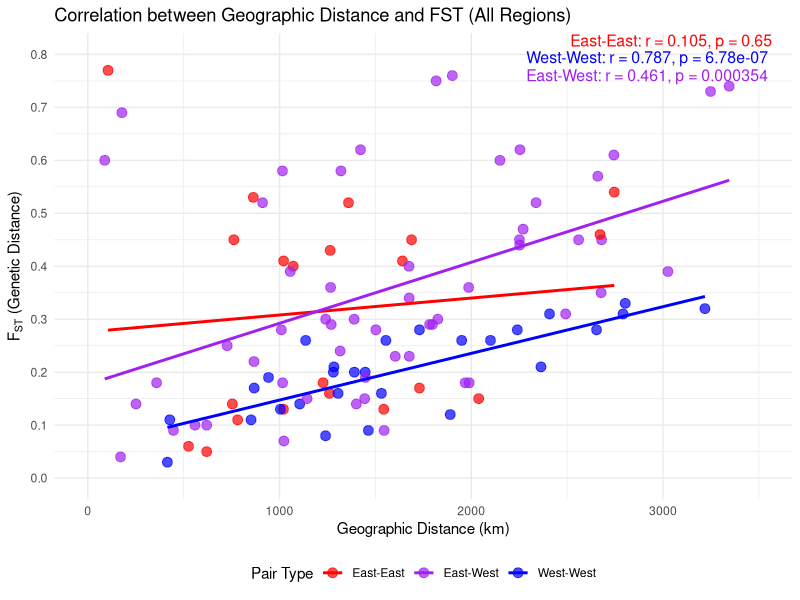
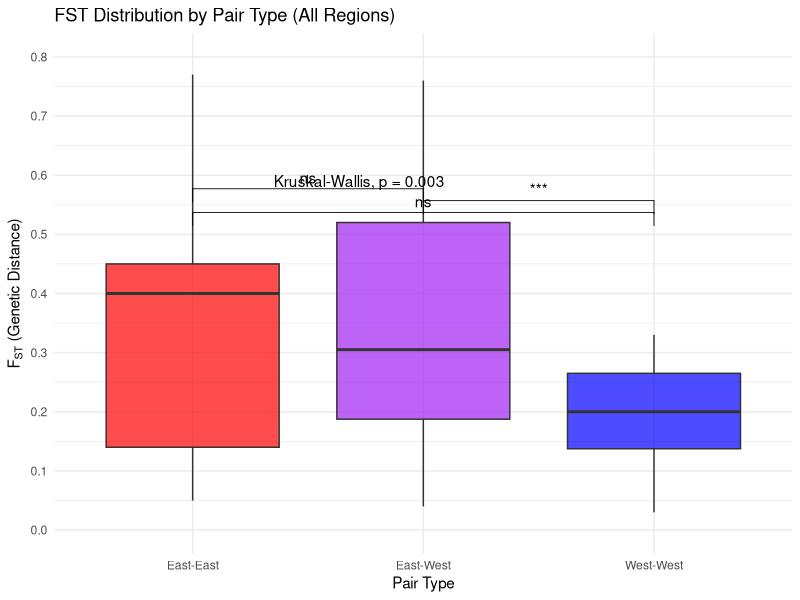

Write R code to recreate these figures, in order.
# Load required libraries
library(geosphere)
library(ggplot2)
library(dplyr)
library(reshape2)
library(ggpubr)  # For statistical annotations

# 1. Load FST matrix (full dataset)
fst_data <- read.table(text = "Region NOR-KOF NOR-TRO Iceland NOR-CW NOR-CE NOR-SW NOR-SE Finland Lithuania Britain Germany Croatia Italy IBE-NE
NOR-ALT 0.77 0.69 0.76 0.58 0.53 0.62 0.52 0.40 0.45 0.62 0.52 0.54 0.61 0.74
NOR-KOF NA 0.60 0.75 0.52 0.45 0.58 0.43 0.41 0.41 0.60 0.45 0.46 0.57 0.73
NOR-TRO NA NA 0.28 0.17 0.25 0.20 0.30 0.39 0.40 0.26 0.28 0.35 0.28 0.32
Iceland NA NA NA 0.20 0.28 0.20 0.34 0.44 0.45 0.26 0.31 0.39 0.31 0.33
NOR-CW NA NA NA NA 0.04 0.03 0.09 0.22 0.24 0.08 0.09 0.18 0.12 0.21
NOR-CE NA NA NA NA NA 0.10 0.06 0.14 0.16 0.14 0.09 0.15 0.18 0.31
NOR-SW NA NA NA NA NA NA 0.14 0.28 0.29 0.11 0.14 0.23 0.16 0.26
NOR-SE NA NA NA NA NA NA NA 0.11 0.13 0.18 0.07 0.13 0.19 0.36
Finland NA NA NA NA NA NA NA NA 0.05 0.29 0.15 0.17 0.29 0.45
Lithuania NA NA NA NA NA NA NA NA NA 0.30 0.15 0.18 0.30 0.47
Britain NA NA NA NA NA NA NA NA NA NA 0.13 0.23 0.16 0.21
Germany NA NA NA NA NA NA NA NA NA NA NA 0.10 0.11 0.26
Croatia NA NA NA NA NA NA NA NA NA NA NA NA 0.18 0.36
Italy NA NA NA NA NA NA NA NA NA NA NA NA NA 0.19", 
                       header = TRUE, row.names = 1, check.names = FALSE)

# Define all 15 FST regions
fst_regions <- c("NOR-ALT", "NOR-KOF", "NOR-TRO", "Iceland", "NOR-CW", "NOR-CE", 
                 "NOR-SW", "NOR-SE", "Finland", "Lithuania", "Britain", "Germany", 
                 "Croatia", "Italy", "IBE-NE")
n <- length(fst_regions)  # 15

# 2. Load GPS coordinates (same as before, no changes needed)
gps_data <- read.table(text = "Latitude Longitude Region
47.0539432	13.0999286	Austria
44.770848	15.652355	Croatia
45.890571	15.963867	Croatia
45.888792	15.930374	Croatia
45.838877	15.598735	Croatia
45.687132	15.381353	Croatia
50.8685896	14.2971467	Czech_with_germany
55.5703	9.7466	Denmark
55.214605	11.4641154	Denmark
43.3099	−4.4697	IBE-NW
41.6176	0.62	IBE-NE
42.6712	0.9798	IBE-NE
43.5339	−6.5271	IBE-NW
43.1344	−4.888	IBE-NW
43.1425	−4.938	IBE-NW
43.0697	−5.0328	IBE-NW
41.5212	0.3531	IBE-NE
43.2504	−5.9833	IBE-NW
37.7796	−3.7849	IBE-S
40.2938	−5.0091	IBE-S
37.2614	−6.9447	IBE-S
37.891	−6.5609	IBE-S
42.5076	−0.6732	IBE-NE
42.8117	−1.6483	IBE-NE
42.6469	0.0349	IBE-NE
42.7383	−0.75	IBE-NE
42.6496	1.0347	IBE-NE
42.7557	−0.829	IBE-NE
60.4867	22.1534	Finland
60.7196	24.6824	Finland
60.3431	25.6795	Finland
60.4775	24.8444	Finland
60.1949	21.3349	Finland
60.5367	21.8766	Finland
60.2	21.4	Finland
60.15	21.59	Finland
60.2292	25.0233	Finland
60.7262	21.9093	Finland
60.4051	25.1562	Finland
60.4039	23.1252	Finland
60.627	25.8153	Finland
60.356	22.9651	Finland
60.1061	23.6782	Finland
60.0673	23.2879	Finland
60.2076	23.8066	Finland
60.4651	25.5254	Finland
61.8	29.3	Finland
59.8428	23.2446	Finland
60.3706	22.9796	Finland
60.0824	24.1592	Finland
42.0396042	9.0128926	France
48.801407	2.130122	France
50.015654	2.6973567	France
48.42353	7.66326	France
51.8236	11.2866	Germany
47.5557	10.0225	Germany
47.96666667	7.83333333	Germany
50.5833	8.65	Germany
50.6520515	9.1624376	Germany
50.5287	8.6842	Germany
51.1583	13.6814	Germany
51.4192	11.128	Germany
50.9847	11.3225	Germany
49.7853	11.3606	Germany
47.5857	10.5587	Germany
50.58	13	Germany
47.80331	8.0369	Germany
64.010806	−20.98075	Iceland
64.759279	−21.593767	Iceland
65.950069	−19.487877	Iceland
63.96063	−22.398191	Iceland
63.84166667	−18.59305556	Iceland
63.89777778	−18.05777778	Iceland
64.16555556	−17.74861111	Iceland
63.972315	−16.839655	Iceland
65.833333	−23.183333	Iceland
66.00507	−16.49788	Iceland
63.998806	−19.960389	Iceland
64.01325	−19.890556	Iceland
64.0695	−19.855722	Iceland
64.073472	−19.843444	Iceland
64.524833	−21.441028	Iceland
65.350694	−20.223972	Iceland
64.735431	−22.041482	Iceland
65.756178	−19.538124	Iceland
45.94	10.81	Italy
46.0137	11.0507	Italy
46.0346	11.018	Italy
46.0493	11.1957	Italy
46.027	10.9988	Italy
45.8709	10.7848	Italy
45.8843	10.8065	Italy
45.7526	10.8644	Italy
45.8266	10.9649	Italy
46.4741	11.7472	Italy
46.541592	11.71958	Italy
45.94001	10.81001	Italy
46.1279	11.2462	Italy
46.0166	11.2653	Italy
46.129173	11.360766	Italy
46.06118	11.2474	Italy
46.22	11.26	Italy
45.94002	10.81002	Italy
46.2398	11.236	Italy
46.2622	11.2709	Italy
46.275	11.2818	Italy
46.00564	11.084477	Italy
46.01371	11.05071	Italy
54.7976	25.3484	Lithuania
54.8921	24.1482	Lithuania
54.5729	24.6722	Lithuania
55.1526	25.8115	Lithuania
55.0938	26.0724	Lithuania
54.986	25.8061	Lithuania
54.6401	23.9624	Lithuania
69.9166	23.0001	NOR-ALT
70.1848	23.3726	NOR-ALT
59.381794	10.690076	NOR-SE
59.59135	5.1946	NOR-SW
59.032518	10.170094	NOR-SE
58.930892	9.595861	NOR-SE
69.5248	18.3752	NOR-TRO
59.262005	10.468178	NOR-SE
58.9323	9.53672	NOR-SE
58.783	9.2872	NOR-SE
68.7719	16.1878	NOR-LOF
59.0277	9.8772	NOR-SE
69.522	18.1593	NOR-TRO
58.494892	8.856994	NOR-SE
59.79135	5.522733	NOR-SW
59.772483	5.453716	NOR-SW
59.043257	9.689636	NOR-SE
63.341872	10.57585	NOR-CE
69.5359	20.3805	NOR-KOF
67.337324	15.564511	NOR-LOF
59.20753	10.93096	NOR-SE
59.168331	10.452577	NOR-SE
59.246213	10.405009	NOR-SE
63.33377	8.4582	NOR-CW
63.76167	11.60241	NOR-CE
63.80575	11.55992	NOR-CE
69.5274	20.3724	NOR-KOF
59.14931	11.125367	NOR-SE
63.902971	11.301787	NOR-CE
64.142987	11.276353	NOR-CE
62.913976	8.184851	NOR-CW
62.8904	8.5369	NOR-CW
69.47826	20.88754	NOR-KOF
58.91914	5.99499	NOR-SW
59.471639	6.25971	NOR-SW
62.28653	6.95902	NOR-CW
68.59102	14.867667	NOR-LOF
62.7346	7.0793	NOR-CW
59.325385	10.685341	NOR-SE
69.4451	20.949	NOR-KOF
59.382854	10.652894	NOR-SE
63.446121	11.349706	NOR-CE
63.692608	10.287903	NOR-CW
69.4256	20.9715	NOR-KOF
58.6469	9.1179	NOR-SE
63.132352	10.326228	NOR-CE
59.1406	6.0383	NOR-SW
68.80165	17.2212	NOR-LOF
69.90233	21.89166	NOR-ALT
70.0301	22.0653	NOR-ALT
69.9395	23.0964	NOR-ALT
70.0227	22.0173	NOR-ALT
70.1671	24.7561	NOR-POR
69.8537	25.051	NOR-POR
64.5	11.58	NOR-CE
69.694624	18.732784	NOR-TRO
69.691734	18.703207	NOR-TRO
69.530278	18.380833	NOR-TRO
69.9396	23.0971	NOR-ALT
69.783889	18.538889	NOR-TRO
70.0226	23.5595	NOR-ALT
70.0265	23.4942	NOR-ALT
70.0273	23.3874	NOR-ALT
70.0324	23.4012	NOR-ALT
70.1585	23.2781	NOR-ALT
38.7984	−9.38811	IBE-S
38.8	−9.383333333	IBE-S
46.77728792	23.55904282	Romania
62.268	33.982	Karelia
52.2869741	104.3050183	RUS-SIB
51.942186	85.9719355	RUS-SIB
NA	NA	RUS-SIB
58.370161	42.408667	Russia
58.391672	42.584989	Russia
58.514017	41.494	Russia
46.1904614	7.5449226	Switzerland
57.8954	−5.1613	Britain
51.484547	−1.026138	Britain
54.7331	−3.2105	Britain
50.2451	−3.77663	Britain
54.466609	−3.016579	Britain
54.6014	−3.3197	Britain
54.7261	−3.2176	Britain
51.8757	−4.9392	Britain
57.5667	−3.8833	Britain
54.565379	−3.136706	Britain
51.4845	−1.0261	Britain
", header = TRUE)

# Ensure Latitude and Longitude are numeric and filter NA
gps_data <- gps_data %>%
  mutate(Latitude = as.numeric(Latitude), Longitude = as.numeric(Longitude)) %>%
  filter(!is.na(Latitude) & !is.na(Longitude))

# 3. Define coordinates for all 15 FST regions
fst_coords <- data.frame(
  Region = fst_regions,
  Latitude = c(
    mean(gps_data$Latitude[gps_data$Region == "NOR-ALT"], na.rm = TRUE),
    mean(gps_data$Latitude[gps_data$Region == "NOR-KOF"], na.rm = TRUE),
    mean(gps_data$Latitude[gps_data$Region == "NOR-TRO"], na.rm = TRUE),
    64.5,  # Iceland
    mean(gps_data$Latitude[gps_data$Region == "NOR-CW"], na.rm = TRUE),
    mean(gps_data$Latitude[gps_data$Region == "NOR-CE"], na.rm = TRUE),
    mean(gps_data$Latitude[gps_data$Region == "NOR-SW"], na.rm = TRUE),
    mean(gps_data$Latitude[gps_data$Region == "NOR-SE"], na.rm = TRUE),
    mean(gps_data$Latitude[gps_data$Region == "Finland"], na.rm = TRUE),
    mean(gps_data$Latitude[gps_data$Region == "Lithuania"], na.rm = TRUE),
    53.5,  # Britain
    mean(gps_data$Latitude[gps_data$Region == "Germany"], na.rm = TRUE),
    mean(gps_data$Latitude[gps_data$Region == "Croatia"], na.rm = TRUE),
    mean(gps_data$Latitude[gps_data$Region == "Italy"], na.rm = TRUE),
    mean(gps_data$Latitude[gps_data$Region == "IBE-NE"], na.rm = TRUE)
  ),
  Longitude = c(
    mean(gps_data$Longitude[gps_data$Region == "NOR-ALT"], na.rm = TRUE),
    mean(gps_data$Longitude[gps_data$Region == "NOR-KOF"], na.rm = TRUE),
    mean(gps_data$Longitude[gps_data$Region == "NOR-TRO"], na.rm = TRUE),
    -20.0,  # Iceland
    mean(gps_data$Longitude[gps_data$Region == "NOR-CW"], na.rm = TRUE),
    mean(gps_data$Longitude[gps_data$Region == "NOR-CE"], na.rm = TRUE),
    mean(gps_data$Longitude[gps_data$Region == "NOR-SW"], na.rm = TRUE),
    mean(gps_data$Longitude[gps_data$Region == "NOR-SE"], na.rm = TRUE),
    mean(gps_data$Longitude[gps_data$Region == "Finland"], na.rm = TRUE),
    mean(gps_data$Longitude[gps_data$Region == "Lithuania"], na.rm = TRUE),
    -3.0,  # Britain
    mean(gps_data$Longitude[gps_data$Region == "Germany"], na.rm = TRUE),
    mean(gps_data$Longitude[gps_data$Region == "Croatia"], na.rm = TRUE),
    mean(gps_data$Longitude[gps_data$Region == "Italy"], na.rm = TRUE),
    mean(gps_data$Longitude[gps_data$Region == "IBE-NE"], na.rm = TRUE)
  )
)

# 4. Compute pairwise geographic distances
distance_matrix <- matrix(NA, n, n, dimnames = list(fst_regions, fst_regions))
for (i in 1:n) {
  for (j in 1:n) {
    if (i != j) {
      distance_matrix[i, j] <- distHaversine(
        c(fst_coords$Longitude[i], fst_coords$Latitude[i]),
        c(fst_coords$Longitude[j], fst_coords$Latitude[j])
      ) / 1000  # Convert meters to kilometers
    }
  }
}

distances <- as.data.frame(as.table(distance_matrix)) %>%
  filter(!is.na(Freq)) %>%
  rename(Region1 = Var1, Region2 = Var2, Distance = Freq)

# 5. Convert FST matrix to long format
fst_long <- melt(as.matrix(fst_data), na.rm = TRUE) %>%
  rename(Region1 = Var1, Region2 = Var2, FST = value)

# 6. Merge FST and distance data
fst_dist_data <- full_join(fst_long, distances, by = c("Region1", "Region2")) %>%
  filter(!is.na(FST) & !is.na(Distance))

# 7. Define East/West classification for all 15 regions
region_direction <- data.frame(
  Region = fst_regions,
  Direction = c("east", "east", "west", "west", "west", "east", "west", "east", 
                "east", "east", "west", "west", "east", "west", "west")
)

# Add direction to fst_dist_data
fst_dist_data <- fst_dist_data %>%
  left_join(region_direction, by = c("Region1" = "Region")) %>%
  rename(Direction1 = Direction) %>%
  left_join(region_direction, by = c("Region2" = "Region")) %>%
  rename(Direction2 = Direction) %>%
  mutate(Pair_Type = case_when(
    Direction1 == "east" & Direction2 == "east" ~ "East-East",
    Direction1 == "west" & Direction2 == "west" ~ "West-West",
    TRUE ~ "East-West"
  ))

# 8. Compute correlations for each group
east_pairs <- fst_dist_data %>% filter(Pair_Type == "East-East")
west_pairs <- fst_dist_data %>% filter(Pair_Type == "West-West")
east_west_pairs <- fst_dist_data %>% filter(Pair_Type == "East-West")

cor_east <- cor.test(east_pairs$Distance, east_pairs$FST, method = "pearson")
cor_west <- cor.test(west_pairs$Distance, west_pairs$FST, method = "pearson")
cor_east_west <- cor.test(east_west_pairs$Distance, east_west_pairs$FST, method = "pearson")

# Extract correlation coefficients and p-values
cor_east_r <- round(cor_east$estimate, 3)
cor_east_p <- format.pval(cor_east$p.value, digits = 3)
cor_west_r <- round(cor_west$estimate, 3)
cor_west_p <- format.pval(cor_west$p.value, digits = 3)
cor_east_west_r <- round(cor_east_west$estimate, 3)
cor_east_west_p <- format.pval(cor_east_west$p.value, digits = 3)

# Create labels
east_label <- paste("East-East: r = ", cor_east_r, ", p = ", cor_east_p, sep = "")
west_label <- paste("West-West: r = ", cor_west_r, ", p = ", cor_west_p, sep = "")
east_west_label <- paste("East-West: r = ", cor_east_west_r, ", p = ", cor_east_west_p, sep = "")

# 9. Scatter plot with colored points and separate regression lines
scatter_plot <- ggplot(fst_dist_data, aes(x = Distance, y = FST, color = Pair_Type)) +
  geom_point(size = 3, alpha = 0.7) +
  geom_smooth(method = "lm", aes(color = Pair_Type), size = 1, se = FALSE) +
  scale_color_manual(values = c("East-East" = "red", "West-West" = "blue", "East-West" = "purple")) +
  scale_x_continuous(limits = c(0, 3500)) +  # X-axis from 0 to 3500 km
  scale_y_continuous(breaks = seq(0, 0.8, 0.1), limits = c(0, 0.8)) +  # Y-axis from 0 to 0.6, 0.1 increments
  labs(title = "Correlation between Geographic Distance and FST (All Regions)",
       x = "Geographic Distance (km)",
       y = expression(F[ST] * " (Genetic Distance)"),
       color = "Pair Type") +
  annotate("text", x = Inf, y = Inf, label = east_label, hjust = 1.1, vjust = 1.1, size = 4, color = "red") +
  annotate("text", x = Inf, y = Inf, label = west_label, hjust = 1.1, vjust = 2.5, size = 4, color = "blue") +
  annotate("text", x = Inf, y = Inf, label = east_west_label, hjust = 1.1, vjust = 4.0, size = 4, color = "purple") +
  theme_minimal() +
  theme(legend.position = "bottom")

# Save the scatter plot
ggsave("fst_isolation_by_distance_all_regions_6_6.pdf", plot = scatter_plot, width = 6, height = 6, dpi = 300)

# 10. Statistical test for differences in FST between groups
kruskal_test <- kruskal.test(FST ~ Pair_Type, data = fst_dist_data)
pairwise_wilcox <- pairwise.wilcox.test(fst_dist_data$FST, fst_dist_data$Pair_Type, 
                                        p.adjust.method = "bonferroni")

# Print test results
cat("Kruskal-Wallis test for overall differences:\n")
print(kruskal_test)
cat("Pairwise Wilcoxon tests with Bonferroni correction:\n")
print(pairwise_wilcox)

# Prepare comparisons for annotation
comparisons <- list(c("East-East", "West-West"), 
                    c("East-West", "West-West"), 
                    c("East-East", "East-West"))

# 11. Boxplot of FST values by group with significance
box_plot <- ggplot(fst_dist_data, aes(x = Pair_Type, y = FST, fill = Pair_Type)) +
  geom_boxplot(alpha = 0.7) +
  scale_fill_manual(values = c("East-East" = "red", "West-West" = "blue", "East-West" = "purple")) +
  scale_y_continuous(breaks = seq(0, 0.8, 0.1), limits = c(0, 0.8)) +  # Y-axis from 0 to 0.6, 0.1 increments
  labs(title = "FST Distribution by Pair Type (All Regions)",
       x = "Pair Type",
       y = expression(F[ST] * " (Genetic Distance)"),
       fill = "Pair Type") +
  theme_minimal() +
  theme(legend.position = "none") +
  stat_compare_means(method = "kruskal.test", label.y = 0.58, label.x = 1.5) +  # Overall Kruskal p-value
  stat_compare_means(aes(group = Pair_Type), method = "wilcox.test", 
                     label = "p.signif", label.y = c(0.5, 0.52, 0.54), 
                     comparisons = comparisons)  # Pairwise comparisons

# Save the boxplot
ggsave("fst_boxplot_all_regions_with_significance.pdf", plot = box_plot, width = 6, height = 6, dpi = 300)

# 12. Print correlations for reference
cat("Eastern pairs correlation:\n")
print(cor_east)
cat("Western pairs correlation:\n")
print(cor_west)
cat("East-West pairs correlation:\n")
print(cor_east_west)

# 13. Verify the number of pairs
cat("Total unique regions:", length(unique(c(fst_dist_data$Region1, fst_dist_data$Region2))), "\n")
cat("Total pairs in dataset:", nrow(fst_dist_data), "\n")
cat("Expected pairs for 15 regions:", choose(15, 2), "\n")
cat("Number of East-East pairs:", nrow(east_pairs), "\n")
cat("Number of West-West pairs:", nrow(west_pairs), "\n")
cat("Number of East-West pairs:", nrow(east_west_pairs), "\n")
